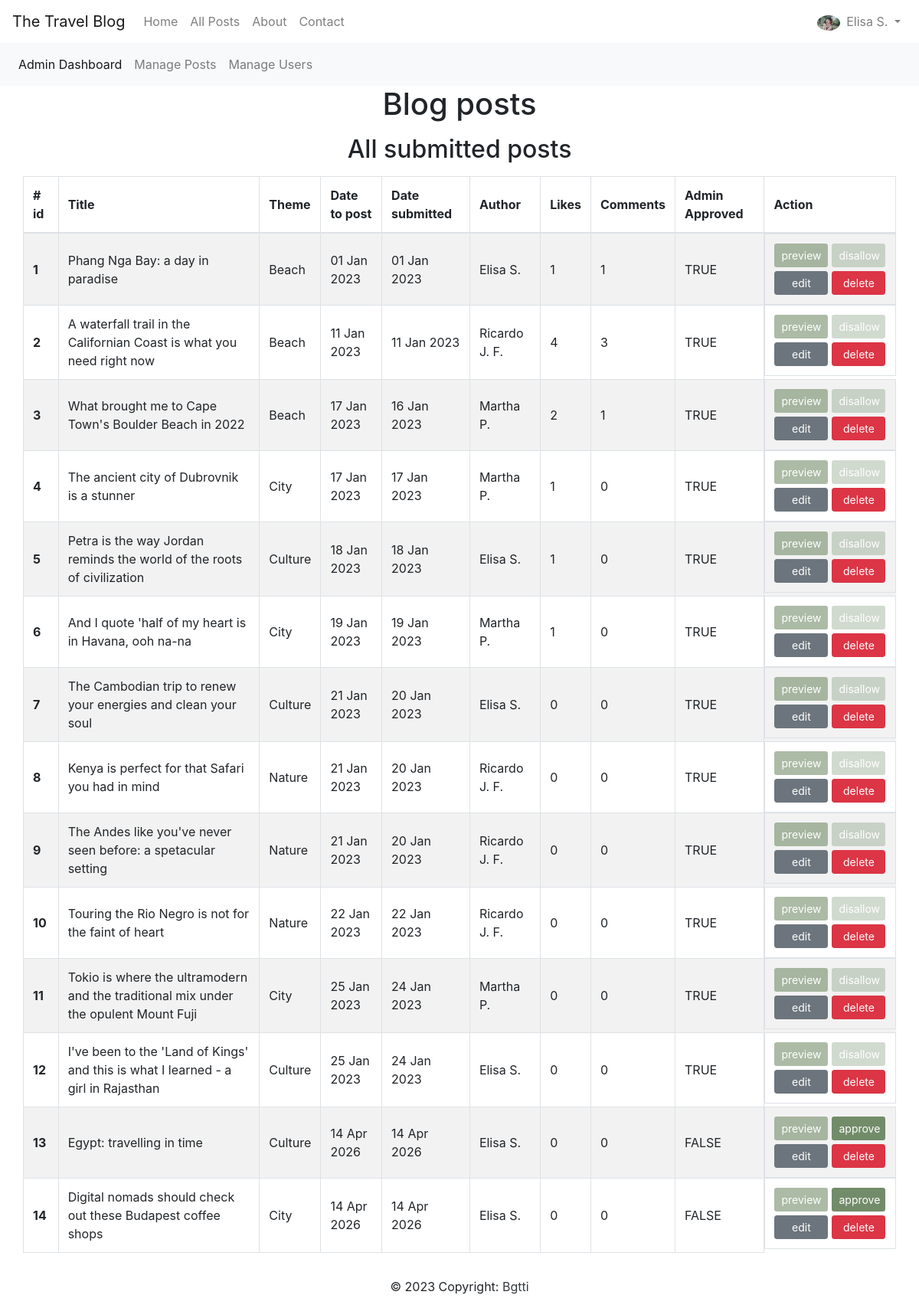
The page /dashboard/manage_posts (signed in) on the database its author committed.
### app/models/user.py (models this page shows, shortened)
class Blog_User(UserMixin, db.Model):
    __tablename__ = "blog_user"
    id = db.Column(db.Integer, primary_key=True)
    name = db.Column(db.String(200), nullable=False, unique=True)
    email = db.Column(db.String(200), nullable=False, unique=True)
    password = db.Column(db.String(200), nullable=False)
    date_created = db.Column(db.DateTime, default=datetime.utcnow)
    about = db.Column(db.String(385), default="")
    picture = db.Column(
        db.String(), default="Picture_default.jpg")
    type = db.Column(db.String(100), nullable=False, default="user")
    blocked = db.Column(db.String(5), default="FALSE")
    admin_notes = db.Column(db.Text)
    posts = db.relationship('Blog_Posts', backref='author')
    comments = db.relationship('Blog_Comments', backref='user')
    replies = db.relationship('Blog_Replies', backref='user')
    likes = db.relationship('Blog_Likes', backref='user')
    bookmarks = db.relationship('Blog_Bookmarks', backref='user')

### app/models/posts.py (models this page shows, shortened)
class Blog_Posts(db.Model):
    __tablename__ = "blog_posts"
    id = db.Column(db.Integer, primary_key=True)
    date_submitted = db.Column(db.DateTime, default=datetime.utcnow)
    date_to_post = db.Column(db.DateTime, default=datetime.utcnow)
    title = db.Column(db.String(200), nullable=False)
    intro = db.Column(db.String(200), nullable=False)
    body = db.Column(db.Text, nullable=False)
    picture_v = db.Column(db.String(200))
    picture_v_source = db.Column(db.String(500))
    picture_h = db.Column(db.String(200))
    picture_h_source = db.Column(db.String(500))
    picture_s = db.Column(db.String(200))
    picture_s_source = db.Column(db.String(500))
    picture_alt = db.Column(db.String(200))
    meta_tag = db.Column(db.String(200))
    title_tag = db.Column(db.String(200))
    admin_approved = db.Column(db.String(5), default="FALSE")
    featured = db.Column(db.String(5), default="FALSE")
    likes = db.relationship('Blog_Likes', backref='post')
    comments = db.relationship('Blog_Comments', backref='target_post')
    replies = db.relationship('Blog_Replies', backref='target_post')
    bookmarks = db.relationship('Blog_Bookmarks', backref='post')
    author_id = db.Column(db.Integer, db.ForeignKey('blog_user.id'))
    theme_id = db.Column(db.Integer, db.ForeignKey('blog_theme.id'))

### app/models/themes.py (models this page shows, shortened)
class Blog_Theme(db.Model):
    __tablename__ = "blog_theme"
    id = db.Column(db.Integer, primary_key=True)
    theme = db.Column(db.String(30), nullable=False)
    picture = db.Column(db.String(700), nullable=False)
    picture_source = db.Column(db.String(700))
    posts = db.relationship('Blog_Posts', backref='theme_group')

### app/dashboard/routes.py (the view)
@dashboard.route("/dashboard/manage_posts")
@login_required
def posts_table():
    all_blog_posts_submitted = Blog_Posts.query.order_by(Blog_Posts.id)
    return render_template("dashboard/posts_table.html", logged_in=current_user.is_authenticated, all_blog_posts_submitted=all_blog_posts_submitted)

### app/account/routes.py (called while the page is built)
@login_manager.user_loader
def load_user(user_id):
    return Blog_User.query.get(int(user_id))

### app/templates/dashboard/posts_table.html
{% extends "account/dashboard_admin.html" %}
{% block page %}
<h1 class="mb-3 text-center">Blog posts</h1>
<h2 class="mb-3 text-center">All submitted posts</h2>
<section class="mb-3 container-fluid">
    <div class="table-responsive w-100">
        <table class="col-md-12 table table-striped table-bordered">
            <thead>
                <tr>
                    <th scope="col" class="align-middle"># id</th>
                    <th scope="col" class="align-middle">Title</th>
                    <th scope="col" class="align-middle">Theme</th>
                    <th scope="col" class="align-middle">Date to post</th>
                    <th scope="col" class="align-middle">Date submitted</th>
                    <th scope="col" class="align-middle">Author</th>
                    <th scope="col" class="align-middle">Likes</th>
                    <th scope="col" class="align-middle">Comments</th>
                    <th scope="col" class="align-middle">Admin Approved</th>
                    <th scope="col" class="align-middle">Action</th>
                </tr>
            </thead>
            <tbody>
                {% for post in all_blog_posts_submitted %}
                <tr>
                    <th scope="row" class="align-middle">{{post.id}}</th>
                    <td class="align-middle">{{post.title}}</td>
                    <td class="align-middle">{{post.theme_group.theme}}</td>
                    <td class="align-middle">{{post.date_to_post.strftime('%d %b %Y')}}</td>
                    <td class="align-middle">{{post.date_submitted.strftime('%d %b %Y')}}</td>
                    <td class="align-middle">{{post.author.name}}</td>
                    <td class="align-middle">{{post.likes|count}}</td>
                    <td class="align-middle">{{post.comments|count}}</td>
                    <td class="align-middle">{{post.admin_approved}}</td>
                    <td class="d-flex flex-column" style="gap: 5px;">
                        <div class="d-flex" style="gap: 5px;">
                            <a href="{{url_for('dashboard.preview_post', id=post.id)}}" target="_blank" class="btn btn-sm ALL-mini-btn"
                                style="width: 70px; background-color: #728c6996;">preview</a>
                            {% if post.admin_approved == "FALSE" %}
                            <a href="{{url_for('dashboard.approve_post', id=post.id)}}" class="btn btn-sm ALL-mini-btn"
                                style="width: 70px; background-color: #728C69;">approve</a>
                            {% else %}
                            <a href="{{url_for('dashboard.disallow_post', id=post.id)}}" class="btn btn-sm ALL-mini-btn"
                                style="width: 70px; background-color: #728c6952;">disallow</a>
                            {% endif %}
                        </div>
                        <div class="d-flex" style="gap: 5px;">
                            <a href="{{url_for('dashboard.edit_post', id=post.id)}}" class="btn btn-secondary btn-sm"
                                style="width: 70px !important;">edit</a>
                            <a href="{{url_for('dashboard.delete_post', id=post.id)}}" class="btn btn-danger btn-sm" style="width: 70px;">delete</a>
                        </div>
                    </td>
                </tr>
                {% endfor %}
            </tbody>
        </table>
    </div>
</section>
{% endblock %}

### app/templates/base.html (shortened to what this page needs)
<!doctype html>
<html lang="en">
<head>
    <link rel="stylesheet" href="https://cdn.jsdelivr.net/npm/bootstrap@4.5.3/dist/css/bootstrap.min.css"
>
    <link rel="stylesheet" href="/../static/CSS/styles.css">
</head>
<body>
    <nav class="navbar navbar-expand-lg navbar-light HOME-nav">
        <a class="navbar-brand" href="#">The Travel Blog</a>
        <div class="collapse navbar-collapse" id="navbarSupportedContent">
            <ul class="navbar-nav mr-auto">
                <li class="nav-item">
                    <a class="nav-link" href="/">Home <span class="sr-only">(current)</span></a>
                </li>
                <li class="nav-item">
                    <a class="nav-link" href="{{ url_for('website.all', index=0) }}">All Posts</a>
                </li>
                <li class="nav-item">
                    <a class="nav-link" href="/about">About</a>
                </li>
                <li class="nav-item">
                    <a class="nav-link" href="/contact">Contact</a>
                </li>
            </ul>
            <ul class="navbar-nav my-2 my-lg-0">
                {% if logged_in: %}
                <li class="nav-item dropdown">
                    <a class="nav-link dropdown-toggle" href="#" id="navbarDropdown" role="button" data-toggle="dropdown"
                        aria-haspopup="true" aria-expanded="false">
                        <img src="{{ url_for('static', filename='Pictures_Users/'+current_user.picture) }}" class="rounded-circle mr-1" height="20"
                            alt="User" loading="lazy" />
                        {{ current_user.name }}
                    </a>
                </li>
                {% endif %}
            </ul>
        </div>
    </nav>
{% block content %}
{% endblock %}
<footer class=" text-center text-lg-start HOME-footer">
    <p class="text-center">
        © 2023 Copyright:
        <a class="text-dark" href="https://github.com/bgtti">Bgtti</a>
    </p>
</footer>
</body>
</html>

### app/static/CSS/styles.css (style rules this page uses)
html, body { overflow-x: hidden; }
.ALL-mini-btn { color: white; }

### rows shown on the page
Blog_User: picture (picture), name "Elisa S."
Blog_Posts: id "1", title "Phang Nga Bay: a day in paradise", theme_group.theme "Beach", date_to_post "01 Jan 2023", date_submitted "01 Jan 2023", author.name "Elisa S.", likes|count "1", comments|count "1", admin_approved "TRUE"
Blog_Posts: id "2", title "A waterfall trail in the Californian Coast is what you need right now", theme_group.theme "Beach", date_to_post "11 Jan 2023", date_submitted "11 Jan 2023", author.name "Ricardo J. F.", likes|count "4", comments|count "3", admin_approved "TRUE"
Blog_Posts: id "3", title "What brought me to Cape Town's Boulder Beach in 2022", theme_group.theme "Beach", date_to_post "17 Jan 2023", date_submitted "16 Jan 2023", author.name "Martha P.", likes|count "2", comments|count "1", admin_approved "TRUE"
Blog_Posts: id "4", title "The ancient city of Dubrovnik is a stunner", theme_group.theme "City", date_to_post "17 Jan 2023", date_submitted "17 Jan 2023", author.name "Martha P.", likes|count "1", comments|count "0", admin_approved "TRUE"
Blog_Posts: id "5", title "Petra is the way Jordan reminds the world of the roots of civilization", theme_group.theme "Culture", date_to_post "18 Jan 2023", date_submitted "18 Jan 2023", author.name "Elisa S.", likes|count "1", comments|count "0", admin_approved "TRUE"
Blog_Posts: id "6", title "And I quote 'half of my heart is in Havana, ooh na-na", theme_group.theme "City", date_to_post "19 Jan 2023", date_submitted "19 Jan 2023", author.name "Martha P.", likes|count "1", comments|count "0", admin_approved "TRUE"
Blog_Posts: id "7", title "The Cambodian trip to renew your energies and clean your soul", theme_group.theme "Culture", date_to_post "21 Jan 2023", date_submitted "20 Jan 2023", author.name "Elisa S.", likes|count "0", comments|count "0", admin_approved "TRUE"
Blog_Posts: id "8", title "Kenya is perfect for that Safari you had in mind", theme_group.theme "Nature", date_to_post "21 Jan 2023", date_submitted "20 Jan 2023", author.name "Ricardo J. F.", likes|count "0", comments|count "0", admin_approved "TRUE"
Blog_Posts: id "9", title "The Andes like you've never seen before: a spetacular setting", theme_group.theme "Nature", date_to_post "21 Jan 2023", date_submitted "20 Jan 2023", author.name "Ricardo J. F.", likes|count "0", comments|count "0", admin_approved "TRUE"
Blog_Posts: id "10", title "Touring the Rio Negro is not for the faint of heart", theme_group.theme "Nature", date_to_post "22 Jan 2023", date_submitted "22 Jan 2023", author.name "Ricardo J. F.", likes|count "0", comments|count "0", admin_approved "TRUE"
Blog_Posts: id "11", title "Tokio is where the ultramodern and the traditional mix under the opulent Mount Fuji", theme_group.theme "City", date_to_post "25 Jan 2023", date_submitted "24 Jan 2023", author.name "Martha P.", likes|count "0", comments|count "0", admin_approved "TRUE"
Blog_Posts: id "12", title "I've been to the 'Land of Kings' and this is what I learned - a girl in Rajasthan", theme_group.theme "Culture", date_to_post "25 Jan 2023", date_submitted "24 Jan 2023", author.name "Elisa S.", likes|count "0", comments|count "0", admin_approved "TRUE"
Blog_Posts: id "13", title "Egypt: travelling in time", theme_group.theme "Culture", date_to_post "14 Apr 2026", date_submitted "14 Apr 2026", author.name "Elisa S.", likes|count "0", comments|count "0", admin_approved "FALSE"
Blog_Posts: id "14", title "Digital nomads should check out these Budapest coffee shops", theme_group.theme "City", date_to_post "14 Apr 2026", date_submitted "14 Apr 2026", author.name "Elisa S.", likes|count "0", comments|count "0", admin_approved "FALSE"
